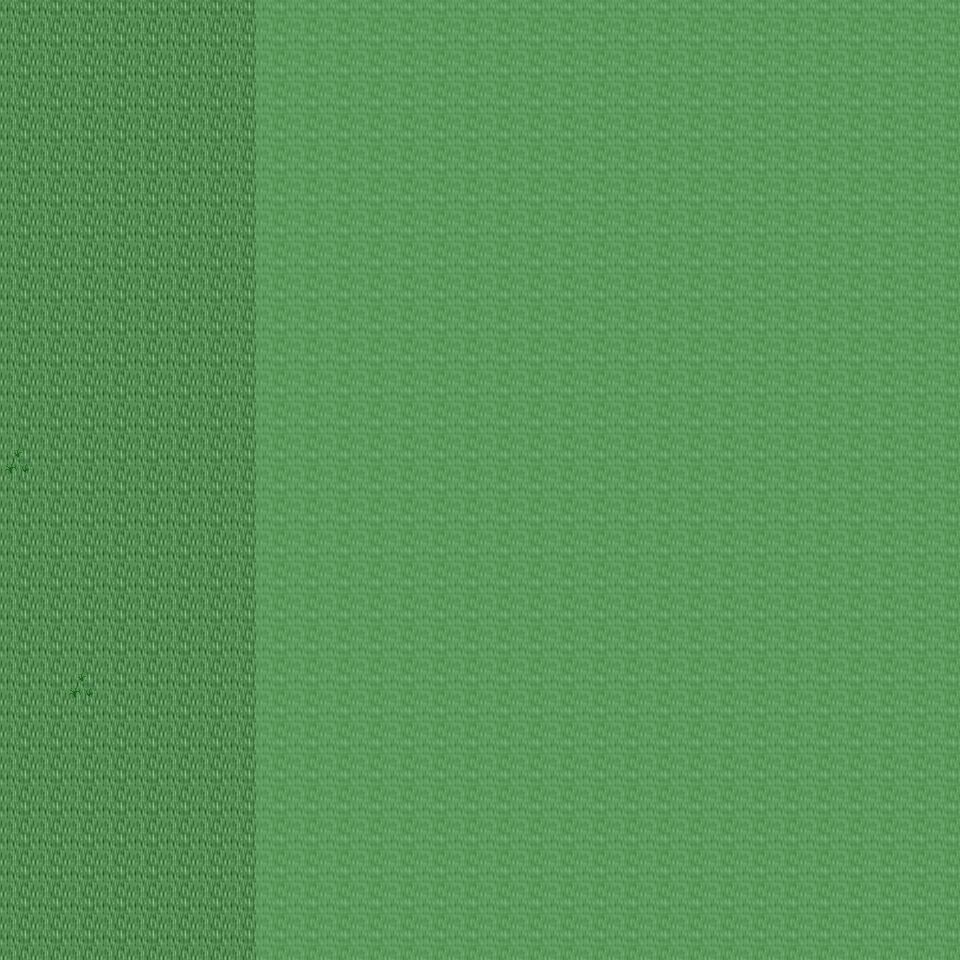

This is a level from a 2D game, rendered from its Tiled map with the project's own tilesets. A one-line summary and the map file follow, with tile-layer data summarised:
An orthogonal 30x30 tile map with 32x32 px tiles, 6 tile layers (Ground, Object, Object2, Above, ...), 14 tilesets and 3 objects (3x mapchange).

<map version="1.0" orientation="orthogonal" renderorder="right-down" width="30" height="30" tilewidth="32" tileheight="32" nextobjectid="4">
  <tileset firstgid="1" name="tileset_ground_ground" tilewidth="32" tileheight="32" tilecount="33" columns="3">
    <image source="../drawable/tileset_ground_ground.png" width="96" height="352" />
  </tileset>
  <tileset firstgid="34" name="tileset_ground_ridge_earth_dark" tilewidth="32" tileheight="32" tilecount="96" columns="12">
    <image source="../drawable/tileset_ground_ridge_earth_dark.png" width="384" height="256" />
  </tileset>
  <tileset firstgid="130" name="tileset_ground_earth_edges" tilewidth="32" tileheight="32" tilecount="18" columns="6">
    <image source="../drawable/tileset_ground_earth_edges.png" width="192" height="96" />
  </tileset>
  <tileset firstgid="148" name="tileset_ground_rock_pebbles" tilewidth="32" tileheight="32" tilecount="3" columns="1">
    <image source="../drawable/tileset_ground_rock_pebbles.png" width="32" height="96" />
  </tileset>
  <tileset firstgid="151" name="tileset_plant_grasses" tilewidth="32" tileheight="32" tilecount="6" columns="3">
    <image source="../drawable/tileset_plant_grasses.png" width="96" height="64" />
  </tileset>
  <tileset firstgid="157" name="tileset_plant_flower_daisy_white" tilewidth="32" tileheight="32" tilecount="8" columns="2">
    <image source="../drawable/tileset_plant_flower_daisy_white.png" width="64" height="128" />
  </tileset>
  <tileset firstgid="165" name="tileset_plant_flower_daisy_blue" tilewidth="32" tileheight="32" tilecount="8" columns="2">
    <image source="../drawable/tileset_plant_flower_daisy_blue.png" width="64" height="128" />
  </tileset>
  <tileset firstgid="173" name="tileset_plant_flower_daisy_red" tilewidth="32" tileheight="32" tilecount="8" columns="2">
    <image source="../drawable/tileset_plant_flower_daisy_red.png" width="64" height="128" />
  </tileset>
  <tileset firstgid="181" name="tileset_plant_flower_daisy_yellow" tilewidth="32" tileheight="32" tilecount="8" columns="2">
    <image source="../drawable/tileset_plant_flower_daisy_yellow.png" width="64" height="128" />
  </tileset>
  <tileset firstgid="189" name="tileset_plant_tree_tree_green" tilewidth="32" tileheight="32" tilecount="88" columns="8">
    <image source="../drawable/tileset_plant_tree_tree_green.png" width="256" height="352" />
  </tileset>
  <tileset firstgid="277" name="tileset_logic_collision" tilewidth="32" tileheight="32" tilecount="1" columns="1">
    <image source="../drawable/tileset_logic_collision.png" width="32" height="32" />
  </tileset>
  <tileset firstgid="278" name="tileset_furniture_chair_bench_wooden" tilewidth="32" tileheight="32" tilecount="8" columns="2">
    <image source="../drawable/tileset_furniture_chair_bench_wooden.png" width="64" height="128" />
  </tileset>
  <tileset firstgid="286" name="tileset_plant_stump_int_small_stump_2" tilewidth="32" tileheight="32" tilecount="1" columns="1">
    <image source="../drawable/tileset_plant_stump_int_small_stump_2.png" width="32" height="32" />
  </tileset>
  <tileset firstgid="287" name="tileset_object_well_hoist" tilewidth="32" tileheight="32" tilecount="9" columns="3">
    <image source="../drawable/tileset_object_well_hoist.png" width="96" height="96" />
  </tileset>
  <layer name="Ground" width="30" height="30">
    <data>[900 cells, 900 non-empty, 3 distinct tile ids]</data>
  </layer>
  <layer name="Object" width="30" height="30">
    <data>[900 cells, 97 non-empty, 10 distinct tile ids]</data>
  </layer>
  <layer name="Object2" width="30" height="30">
    <data>[900 cells, 0 non-empty, 0 distinct tile ids]</data>
  </layer>
  <layer name="Above" width="30" height="30">
    <data>[900 cells, 0 non-empty, 0 distinct tile ids]</data>
  </layer>
  <layer name="Above2" width="30" height="30">
    <data>[900 cells, 0 non-empty, 0 distinct tile ids]</data>
  </layer>
  <layer name="Walkable" width="30" height="30">
    <data>[900 cells, 660 non-empty, 1 distinct tile ids]</data>
  </layer>
  <objectgroup name="MapEvents">
    <object id="1" name="north" type="mapchange" x="0" y="0" width="256" height="32">
      <properties>
        <property name="map" value="0_ados_mountain_n2_w2_x3_y2" />
        <property name="place" value="south" />
      </properties>
    </object>
    <object id="2" name="south" type="mapchange" x="0" y="928" width="256" height="32">
      <properties>
        <property name="map" value="0_ados_mountain_n2_w2_x3_y4" />
        <property name="place" value="north" />
      </properties>
    </object>
    <object id="3" name="west" type="mapchange" x="0" y="0" width="32" height="960">
      <properties>
        <property name="map" value="0_ados_mountain_n2_w2_x2_y3" />
        <property name="place" value="east" />
      </properties>
    </object>
  </objectgroup>
</map>
